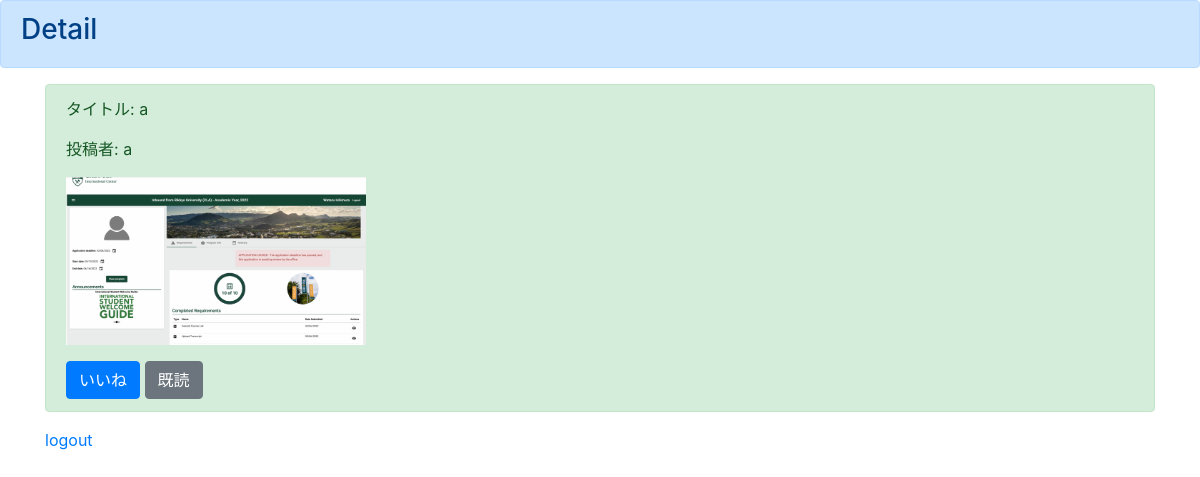
Page /detail/1/ (signed in) on the committed database.
### boardapp/models.py (models this page shows, shortened)
class BoardModel(models.Model):
  title = models.CharField(max_length=100)
  content = models.TextField()
  author = models.CharField(max_length=50)
  snsimage = models.ImageField(upload_to='')
  good = models.IntegerField(null=True, blank=True, default=1)
  read = models.IntegerField(null=True, blank=True, default=1)
  readtext = models.TextField(null=True, blank=True, default='a')

### boardapp/views.py (the view)
# urls.py: path('detail/<int:pk>/', detailfunc, name='detail'),
def detailfunc(request, pk):
  object = get_object_or_404(BoardModel, pk=pk)
  return render(request, 'detail.html', {'object': object})

### templates/detail.html
{% extends 'base.html' %}
{% block header %}
<div class="alert alert-primary" role="alert">
<h3>Detail</h3>
</div>
{% endblock header %}
{% block content %}
{% if user.is_authenticated %}
<div class="container">
  <div class="alert alert-success" role="alert">
   <p>タイトル: {{object.title}}</p>
   <p>投稿者: {{object.author}}</p>
   <p><img src="{{object.snsimage.url}}" width=300></p>
   <a href="{% url 'good' object.pk %}" class="btn btn-primary" role="button" aria-pressed="true">いいね</a>
   <a href="{% url 'read' object.pk %}" class="btn btn-secondary" role="button" aria-pressed="true">既読</a>
  </div>
  <a href="{% url 'logout' %}">logout</a>
</div>
{% else %}
please login
{% endif %}
{% endblock content %}

### rows in the picture
BoardModel: title "a", author "a", snsimage (picture)
